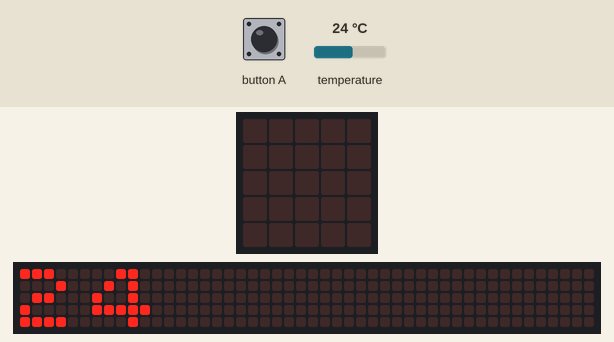
Simulated run of this program. Board: BBC micro:bit (MakeCode). Parts: the board's 5×5 LED display, a strip that is not on the board, showing the scrolling text unrolled. The inputs (shaded band) are chosen by the test bench; at power-on: temperature 24 °C. The 48×5 strip is a reading aid, not a part: it shows the text the display is scrolling, unrolled, one strip-width of it at a time.

Above: at 2.5 s.
4.0 s: button A pressed for 0.15 s
At 4.8 s:
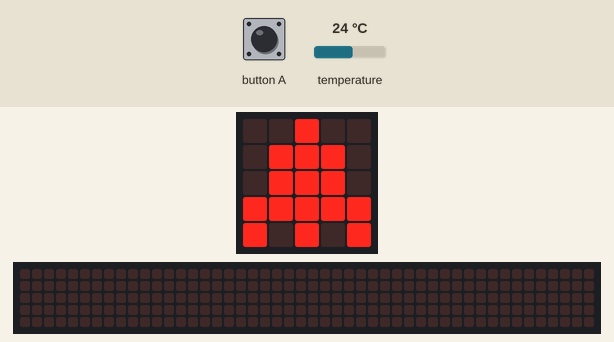
At 12.8 s:
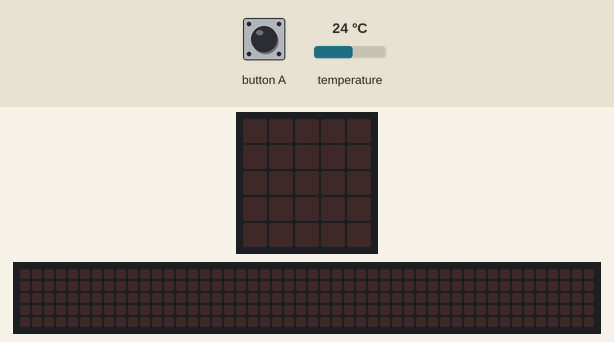
Timing chart, 0 to 14.3 s (numbered marks = the images above; inputs shaded):
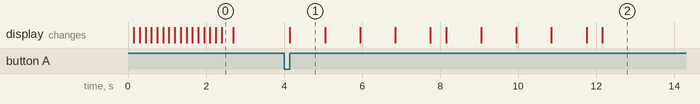

The program:

main.ts
```typescript
input.onButtonPressed(Button.A, function () {
    for (let index = 0; index < 2; index++) {
        basic.showLeds(`
            . . # . .
            . # # # .
            . # # # .
            # # # # #
            # . # . #
            `)
        basic.pause(500)
        basic.showLeds(`
            . # # # .
            . # # # .
            # # # # #
            # . # . #
            . . . . .
            `)
        basic.pause(500)
        basic.showLeds(`
            . # # # .
            # # # # #
            # . # . #
            . . . . .
            . . . . .
            `)
        basic.pause(500)
        basic.showLeds(`
            # # # # #
            # . # . #
            . . . . .
            . . . . .
            . . . . .
            `)
        basic.pause(500)
        basic.showLeds(`
            # . # . #
            . . . . .
            . . . . .
            . . . . .
            . . . . .
            `)
        basic.clearScreen()
    }
})
basic.showNumber(input.temperature())
```

test.ts
```typescript
// les tests vont ici ; cela ne sera pas compilé si ce paquet est utilisé en tant qu'extension.
```

Measured:
- after the input at 4.0 s, the display: changes after 0.15 s (image 1)
- what the display in image 1 shows lasts 0.9 s, from 4.2 s to 5.1 s
